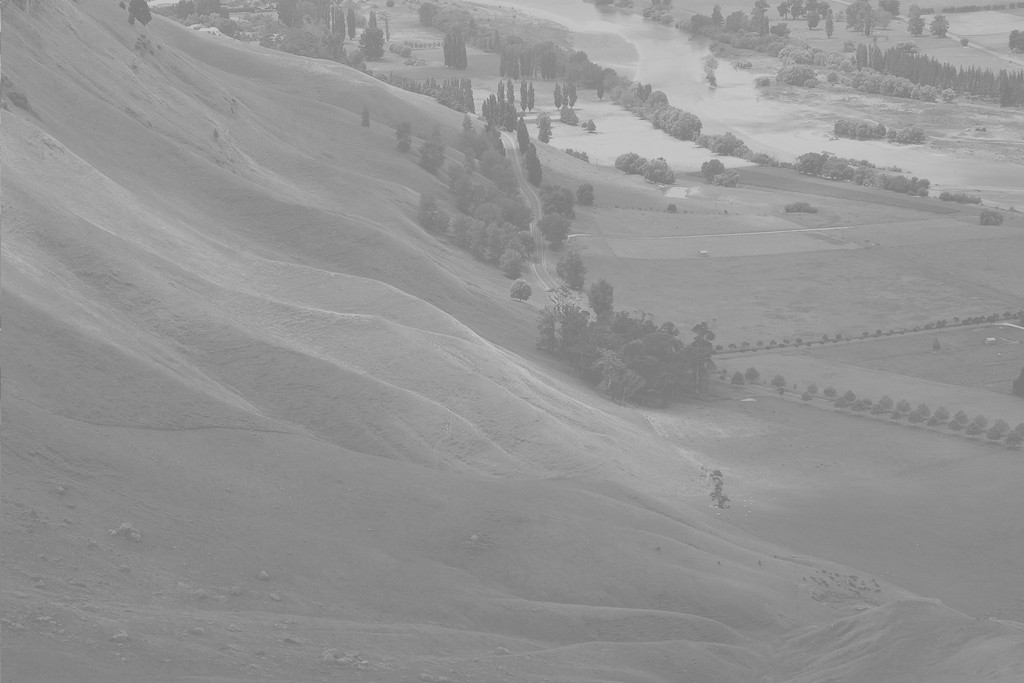
#> input picture 0622/low_contrast.jpg, 1024 x 683 px
$ python histgram.py
#> lines starting #> are read from the running program, lines starting #| are printed output that depends on the picture
import numpy as np
import matplotlib.pyplot as plt
import cv2

# -----------------ロウコンストラクト------------------------------
#画像の読み込みと表示
low_contrast = cv2.imread('low_contrast.jpg',0)
#> low_contrast is the input picture: shape (683, 1024); min 114, max 208, mean 148
# low_contrast -=  50
plt.imshow(low_contrast, cmap='gray')
plt.show()

#画像のヒストグラムを表示
n, bin, patches  = plt.hist(low_contrast.ravel(),range(256),facecolor='blue', alpha=0.5)
#> n = 255 values, max 28701 at index 137, min 0 at index 0, mean 2742.7; bin = 256 values from 0 to 255; patches = 255 items
plt.show()
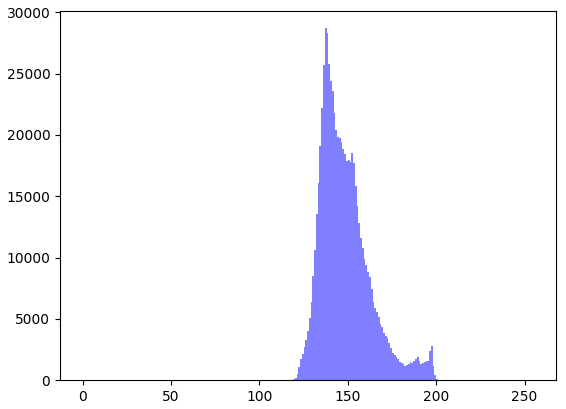
#> figure drawn by matplotlib, 1 panel; tallest bar 28701 high, from x = 137 to 138

#計算
cumulative_bins = n
#> cumulative_bins has the same summary as n
for i in range(1, len(cumulative_bins)):
    cumulative_bins[i] = cumulative_bins[i] + cumulative_bins[i-1]
#> after the loop, cumulative_bins = 255 values from 0 to 699392
plt.plot(range(len(n)),cumulative_bins)
plt.show()
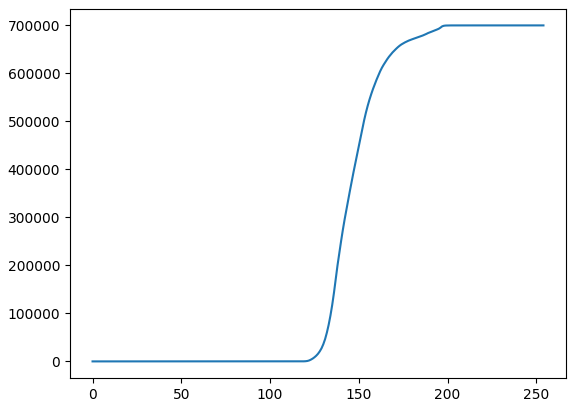
#> figure drawn by matplotlib, 1 panel; curve peaks at x = 208, y = 699392

#書き出し
# cv2.imwrite('original.jpg',low_contrast)
# cv2.imwrite('shift.jpg',low_contrast)

#----------------ハイコンストラクト----------------------------------
#ハイコントラストの画像
high_contrast = cv2.imread('high_contrast.png',0)
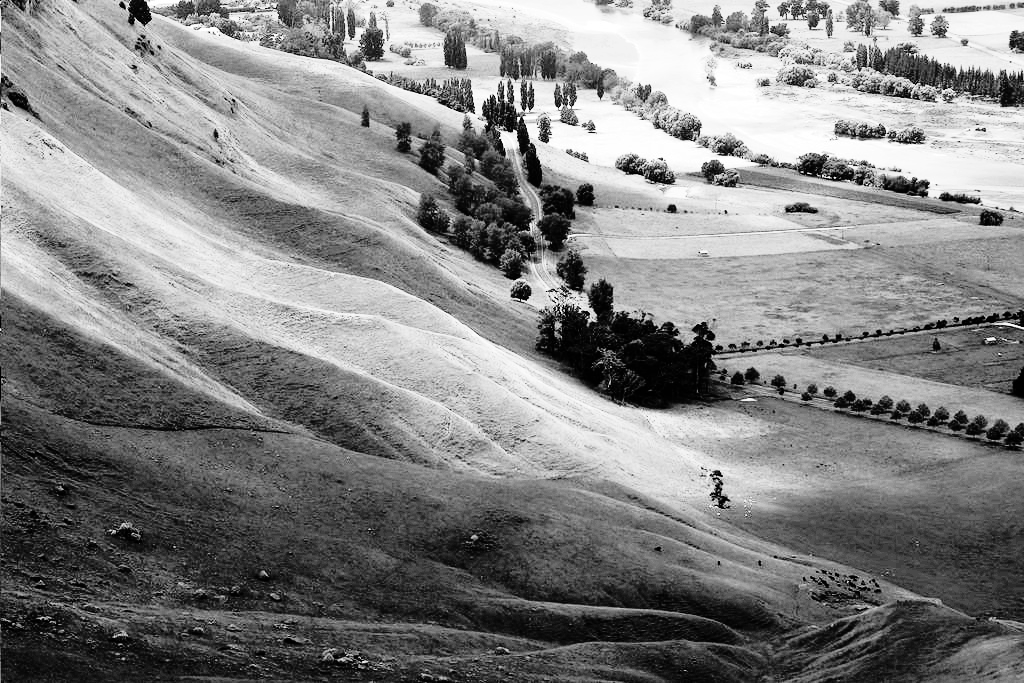
#> input picture 0622/high_contrast.png, 1024 x 683 px
#> high_contrast is the input picture: shape (683, 1024); min 0, max 255, mean 130.5
plt.imshow(high_contrast, cmap='gray')
plt.show()

#画像のヒストグラムを表示
n, bin, patches  = plt.hist(high_contrast.ravel(),range(256),facecolor='blue', alpha=0.5)
#> n = 255 values, max 28701 at index 63, min 0 at index 5, mean 2742.7
plt.show()
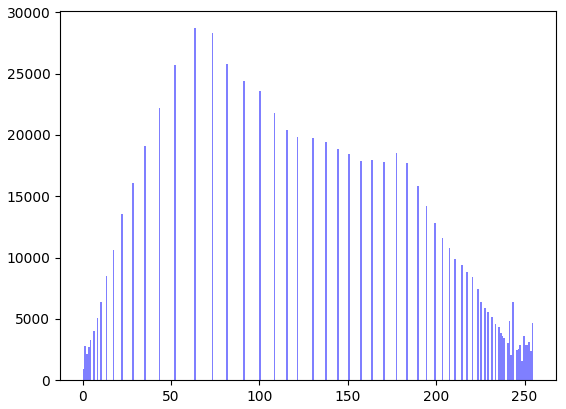
#> figure drawn by matplotlib, 1 panel; tallest bar 28701 high, from x = 63 to 64

#計算
cumulative_bins = n
#> cumulative_bins has the same summary as n
for i in range(1, len(cumulative_bins)):
    cumulative_bins[i] = cumulative_bins[i] + cumulative_bins[i-1]
#> after the loop, cumulative_bins = 255 values from 883 to 699392
plt.plot(range(len(n)),cumulative_bins)
plt.show()
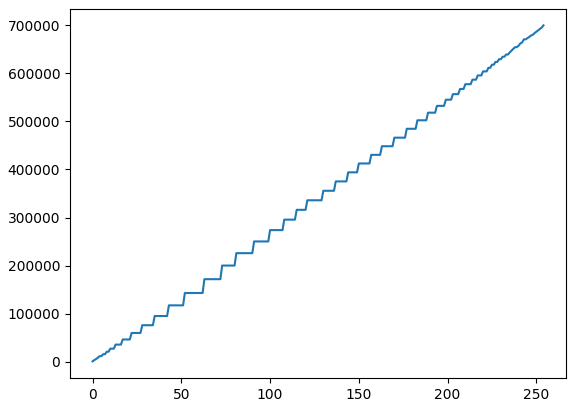
#> figure drawn by matplotlib, 1 panel; curve peaks at x = 254, y = 699392

#-------------------ヒストグラムの均一化-----------------------------
#ヒストグラム均一化
HE_image = cv2.equalizeHist(low_contrast)
plt.show()
n, bin, patches  = plt.hist(HE＿image.ravel(),range(256),facecolor='blue', alpha=0.5)
plt.show()
#> figure, not shown here; tallest bar 28701 high, from x = 63 to 64
cumulative_bins = n
#> cumulative_bins has the same summary as n
for i in range(1, len(cumulative_bins)):
    cumulative_bins[i] = cumulative_bins[i] + cumulative_bins[i-1]
#> after the loop, cumulative_bins = 255 values from 883 to 699392
plt.plot(range(len(n)),cumulative_bins)
cv2.imwrite('HE_image.jpg',HE_image)
#> figure, not shown here; curve peaks at x = 254, y = 699392
